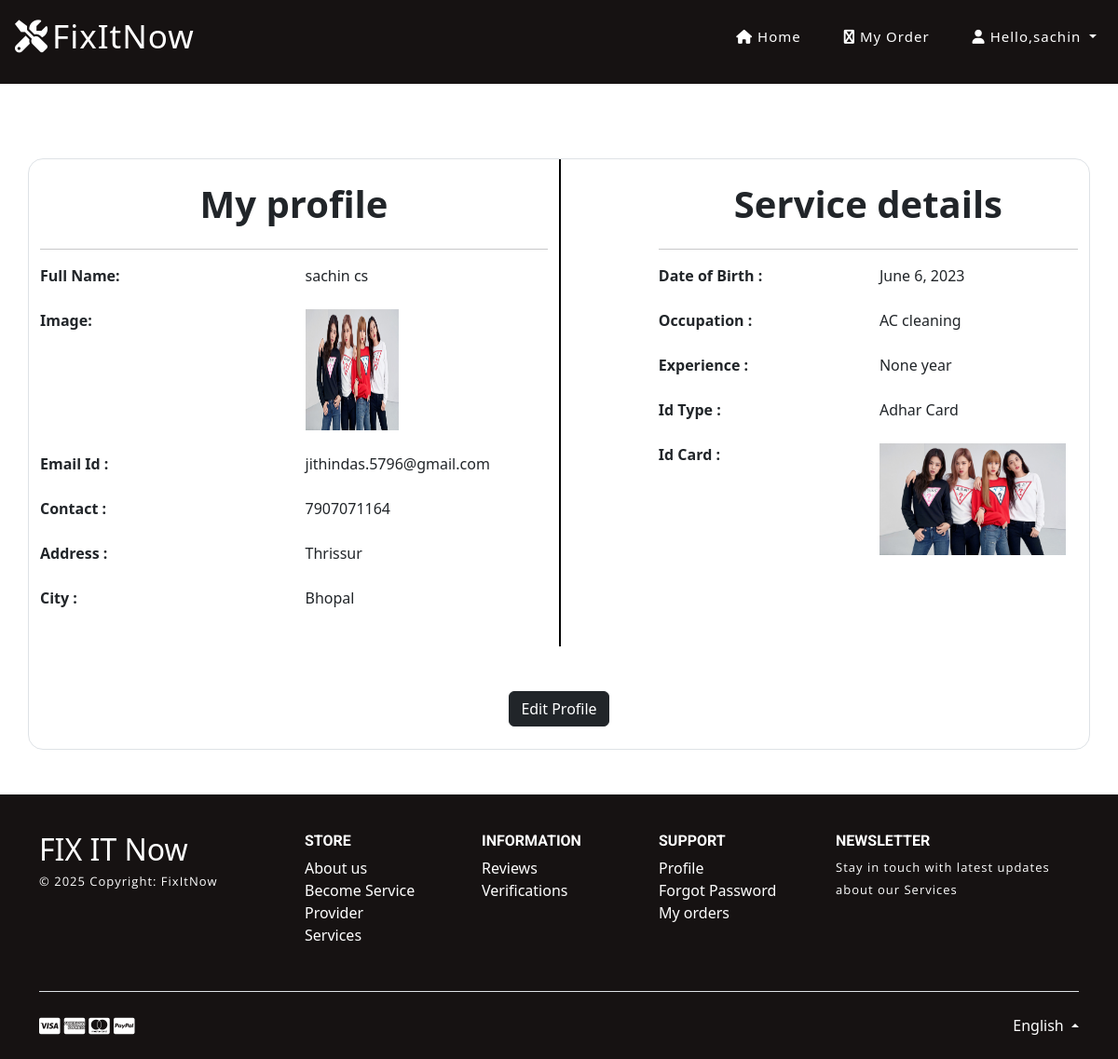
The app's page /service_profile (signed in) with its own data.
### home_service/models.py (models this page shows, shortened)
class Service_Man(models.Model):
    status = models.ForeignKey(Status, on_delete=models.CASCADE, null=True)
    city = models.ForeignKey(City, on_delete=models.CASCADE, null=True)
    user = models.ForeignKey(User, on_delete=models.CASCADE, null=True)
    contact = models.CharField(max_length=100, null=True)
    address = models.CharField(max_length=100, null=True)
    doj = models.DateField(null=True)
    dob = models.DateField(null=True)
    id_type = models.CharField(max_length=100, null=True)
    service_name = models.CharField(max_length=100, null=True)
    experience = models.CharField(max_length=100, null=True)
    id_card = models.FileField(null=True)
    image = models.FileField(null=True)
    price=models.IntegerField(default=500)

class City(models.Model):
    city = models.CharField(max_length=30, null=True)
    def __str__(self):
        return self.city

### home_service/views.py (the view)
# urls.py: path('service_profile',service_profile,name="service_profile"),
def service_profile(request):
    user = User.objects.get(id=request.user.id)
    error = ""
    try:
        sign = Customer.objects.get(user=user)
        error = "pat"
    except:
        sign = Service_Man.objects.get(user=user)
    terror = False
    d = {'pro':sign,'error':error}
    return render(request,'service_profile.html',d)

### home_service/templates/service_profile.html (shortened to what this page needs)
{% extends 'index.html' %}
{% load static %}
{% block body %}
	<div class="w3l_banner_info" style="height:10px">
		<div class="slider1">
			<div class="callbacks_container">
				<ul class="rslides" id="slider3">
					<li>
						<div class="slider1-img" style="height:90px">
							<div class="slider_banner_info">
							</div>
						</div>
					</li>
				</ul>
			</div>
		</div>
	</div>
</header>
<div class="container border mb-5" style="margin-top: 10em; border-radius: 1em;">
    <div class="row mb-5 " style="border-radius: 1em;">
        <div class="col-md-6 mb-3" style="border-radius: 1em;">
            <div class="text-center my-4">
                <span class="h1" style="font-weight: bold;">My profile</span>
            </div>
            <hr>
            <div class="row mb-4">
                <div class="col-md-6 div2">
                    <strong>Full Name:</strong>
                </div>
                <div class="col-md-6 div1">
                    {{pro.user.first_name}} {{pro.user.last_name}}
                </div>
            </div>
            <div class="row mb-4">
                <div class="col-md-6 div2">
                    <strong>Image:</strong>
                </div>
                {% if pro.service_name %}
                <div class="col-md-6">
                    <img src="{{pro.image.url}}" style="width:100px;height:130px"></img>
                </div></div>
                {% else %}
                <div class="col-md-6">
                    not available
                    <img src="" style="width:100px;height:130px"></img>
                </div>
            </div>
                {% endif %}
            <div class="row mb-4">
                <div class="col-md-6 div2">
                    <strong>Email Id :</strong>
                </div>
                <div class="col-md-6 div1">
                    {{pro.user.email}}
                </div>
            </div>
            <div class="row mb-4">
                <div class="col-md-6 div2">
                    <strong>Contact :</strong>
                </div>
                <div class="col-md-6 div1">
                    {{pro.contact}}
                </div>
            </div>
            <div class="row mb-4">
                <div class="col-md-6 div2">
                    <strong>Address :</strong>
                </div>
                <div class="col-md-6 div1">
                    {{pro.address}}
                </div>
            </div>
            <div class="row mb-4">
                <div class="col-md-6 div2">
                    <strong>City :</strong>
                </div>
                <div class="col-md-6 div1">
                    {{pro.city}}
                </div>
            </div>
        </div>
        <div class="col-md-1 text-secondary" style="border-left: 2px solid black; height: auto;"></div>
        <div class="col-md-5 mb-3 ">
            <div class="text-center my-4">
                <span class="h1 text-dark" style="font-weight: bold;">Service details</span>
            </div>
            <hr>
            <div class="row mb-4">
                <div class="col-md-6 div2">
                    <strong>Date of Birth :</strong>
                </div>
                <div class="col-md-6 div1">
                    {{pro.dob}}
                </div>
            </div>
            <div class="row mb-4">
                <div class="col-md-6 div2">
                    <strong>Occupation :</strong>
                </div>
                <div class="col-md-6 div1">
                    {{pro.service_name}}
                </div>
            </div>
            <div class="row mb-4 mb-4">
                <div class="col-md-6 div2">
                    <strong>Experience :</strong>
                </div>
                <div class="col-md-6 div1">
                    {{pro.experience}} year
                </div>
            </div>
            <div class="row mb-4">
                <div class="col-md-6 div2">
                    <strong>Id Type :</strong>
                </div>
                <div class="col-md-6 div1">
                    {{pro.id_type}}
                </div>
            </div>
            <div class="row mb-4">
                <div class="col-md-6 div2">
                    <strong>Id Card :</strong>
                </div>
                {% if  pro.service_name %}
                <div class="col-md-6 div1">
                    <img src="{{pro.id_card.url}}" style="width:200px;height:120px">
                </div>
                {% else %}
                <div class="col-md-6 div1">
                    not available
                    <img src="" style="width:200px;height:120px">
                </div>
                {% endif %}
            </div>
        </div>
    </div>
    <div class="text-center mb-4">
        <a href="{% url 'edit_service_profile' %}">
            <button class="btn btn-dark">Edit Profile</button>
        </a>
    </div>
</div>
{% endblock %}

### home_service/templates/index.html (shortened to what this page needs)
<!DOCTYPE html>
{% load static %}
<html>
<head>
<link href="{% static 'css/bootstrap.min.css' %}" rel="stylesheet" type="text/css" media="all">
<link href="{% static 'css/fontawesome-all.min.css' %}" rel="stylesheet" type="text/css" media="all">
<link href="{% static 'css/easy-responsive-tabs.css' %}" rel='stylesheet' type='text/css'/>
<link rel="stylesheet" href="{% static 'css/flexslider.css' %}" type="text/css" media="all">
<link rel="stylesheet" type="text/css" href="{% static 'css/style_common.css' %}" />
<link rel="stylesheet" type="text/css" href="{% static 'css/style1.css' %}" />
<link href="{% static 'css/style.css' %}" rel="stylesheet" type="text/css" media="all"/>
<link rel="stylesheet" href="https://cdnjs.cloudflare.com/ajax/libs/font-awesome/4.7.0/css/font-awesome.min.css">
<link rel="stylesheet" href="https://cdnjs.cloudflare.com/ajax/libs/font-awesome/6.0.0/css/all.min.css">
<link href="https://cdn.jsdelivr.net/npm/bootstrap@5.3.5/dist/css/bootstrap.min.css" rel="stylesheet">
</head>
<body>
<header>
	<nav class="navbar navbar-expand-lg navbar-light">
      <a class="navbar-brand ms-3" href="{% url 'home' %}" style="font-size: 35px;">
        <i class="fas fa-tools mr-1" aria-hidden="true" style="font-size: 35px;"></i>FixItNow
      </a>
      <div class="collapse navbar-collapse" id="navbarSupportedContent">
        <ul class="navbar-nav ml-auto">
          {% if request.user.is_staff %}
            <li class="nav-item dropdown">
              <a class="nav-link dropdown-toggle" href="#" id="navbarDropdown"  role="button" data-toggle="dropdown" aria-haspopup="true" aria-expanded="false">
                <i class="fa fa-user"></i> Hello,{{request.user.username}}
              </a>
              <div class="dropdown-menu" aria-labelledby="navbarDropdown">
                <a class="dropdown-item" href="{% url 'profile' %}">Profile</a>
                <a class="dropdown-item" href="{% url 'logout' %}">Logout</a>
              </div>
            </li>
          {% else %}
          {% if request.user.username %}
            {% if error == "pat" %}
            <!-- <form class="d-flex" role="search" method="GET" action="{% url 'customer_service_cat_search' %}">
              <input class="form-control me-2" name="category" type="search" placeholder="Search Category" aria-label="Search">
              <button class="btn btn-dark" type="submit">Search</button>
            </form> -->
            <div class="form-check form-check-inline d-flex justify-contant-center align-center">
              <input class="form-check-input" type="radio" name="search_type" id="search_category" value="category" checked>
              <label class="form-check-label text-white" for="search_category">Category</label>
            </div>
            <div class="form-check form-check-inline d-flex justify-contant-center align-center">
              <input class="form-check-input" type="radio" name="search_type" id="search_city" value="city">
              <label class="form-check-label text-white" for="search_city">City</label>
            </div>
            {% comment %} <form class="d-flex" role="search" method="GET" action="{% url 'customer_service_cat_search' %}">
              <div id="category_search_box">
                <input class="form-control mt-3" name="category" type="search" placeholder="Search Category" aria-label="Search">
              </div>
              <button class="btn btn-dark my-3" type="submit">Search</button>
            </form>
            <form class="d-flex" role="search" method="GET" action="{% url 'customer_service_city_search' %}">
              <div id="city_search_box">
                <input class="form-control mt-3" name="city" type="search" placeholder="Search City" aria-label="Search">
              </div>
              <button class="btn btn-dark my-3" type="submit">Search</button>
            </form>             {% endcomment %}
            <form class="d-flex search-form me-1" role="search" method="GET" action="{% url 'customer_service_cat_search' %}">
              <div id="category_search_box">
                <input class="form-control" name="category" type="search" placeholder="Search Category" aria-label="Search">
              </div>
              <button class="btn btn-dark" type="submit">Search</button>
            </form>
            <form class="d-flex search-form" role="search" method="GET" action="{% url 'customer_service_city_search' %}">
              <div id="city_search_box">
                <input class="form-control" name="city" type="search" placeholder="Search City" aria-label="Search">
              </div>
              <button class="btn btn-dark" type="submit">Search</button>
            </form>
              <li class="nav-item ">
                <a class="nav-link" href="{% url 'user_home' %}">
                <i class="fa fa-home"></i> Home</a>
              </li>
              <li class="nav-item ">
                <a class="nav-link" href="{% url 'service' %}">
                <i class="fa fa-car"></i> Service</a>
              </li>
              <li class="nav-item ">
                <a class="nav-link" href="{% url 'customer_order' %}">
                <i class="fa fa-file"></i> My Booking</a>
              </li>
              <li class="nav-item dropdown">
                <a class="nav-link dropdown-toggle" href="#" id="navbarDropdown"  role="button" data-toggle="dropdown" aria-haspopup="true" aria-expanded="false">
                  <i class="fa fa-user"></i> Hello,{{request.user.username}}
                </a>
                <div class="dropdown-menu" aria-labelledby="navbarDropdown">
                  <a class="dropdown-item" href="{% url 'profile' %}">Profile</a>
                  <a class="dropdown-item" href="{% url 'logout' %}">Logout</a>
                </div>
              </li>
            {% else %}
            <li class="nav-item ">
              <a class="nav-link" href="{% url 'service_home' %}">
              <i class="fa fa-home"></i> Home</a>
            </li>
            <li class="nav-item ">
              <a class="nav-link" href="{% url 'service_order' %}">
              <i class="fa fa-first-order"></i> My Order </a>
            </li>
            <li class="nav-item dropdown">
              <a class="nav-link dropdown-toggle" href="#" id="navbarDropdown"  role="button" data-toggle="dropdown" aria-haspopup="true" aria-expanded="false">
              <i class="fa fa-user"></i> Hello,{{request.user.username}}
              </a>
            </li>
          {% endif %}
          {% endif %}
            {% endif %}
        </ul>
      </div>
  </nav>
    {% block body %}
    {% endblock %}
      <footer class="text-lg-start text-white text-muted mt-auto mb-0" style="background-color:rgb(22, 18, 18);">
        <section class="">
          <div class="container text-white text-md-start pt-4 pb-4">
            <div class="row mt-3">
              <div class="col-12 col-lg-3 col-sm-12 mb-2">
                <a href="" target="_blank" class=" h2">
                  FIX IT Now
                </a>
                <p class="mt-1 text-white">
                  © 2025 Copyright: FixItNow
                </p>
              </div>
              <div class="col-6 col-sm-4 col-lg-2">
                <h6 class="text-uppercase text-white fw-bold mb-2">
                  Store
                </h6>
                <ul class="list-unstyled mb-4 text-white">
                  <li><a class="text-white" href="#">About us</a></li>
                  <li><a class="text-white" href="#">Become Service Provider</a></li>
                  <li><a class="text-white" href="#">Services</a></li>
                </ul>
              </div>
              <div class="col-6 col-sm-4 col-lg-2">
                <h6 class="text-uppercase text-white fw-bold mb-2">
                  Information
                </h6>
                <ul class="list-unstyled mb-4">
                  <li><a class="text-white" href="#">Reviews</a></li>
                  <li><a class="text-white" href="#">Verifications</a></li>
                </ul>
              </div>
              <div class="col-6 col-sm-4 col-lg-2">
                <h6 class="text-uppercase text-white fw-bold mb-2">
                  Support
                </h6>
                <ul class="list-unstyled mb-4">
                  <li><a class="text-white" href="#">Profile</a></li>
                  <li><a class="text-white" href="#">Forgot Password</a></li>
                  <li><a class="text-white" href="#">My orders</a></li>
                </ul>
              </div>
              <div class="col-12 col-sm-12 col-lg-3">
                <h6 class="text-uppercase text-white fw-bold mb-2">Newsletter</h6>
                <p class="text-white">Stay in touch with latest updates about our Services</p>
              </div>
            </div>
          </div>
        </section>
        <div class="">
          <div class="container">
            <div class="d-flex justify-content-between py-4 border-top">
              <div>
                <i class="fab fa-lg fa-cc-visa text-white"></i>
                <i class="fab fa-lg fa-cc-amex text-white"></i>
                <i class="fab fa-lg fa-cc-mastercard text-white"></i>
                <i class="fab fa-lg fa-cc-paypal text-white"></i>
              </div>
              <div class="dropdown dropup">
                <a class="dropdown-toggle text-white" href="#" id="Dropdown" role="button" data-mdb-toggle="dropdown" aria-expanded="false"> English </a>
              </div>
            </div>
          </div>
        </div>
      </footer>
</body>
</html>

### records on screen
Service_Man: user.first_name "sachin", user.last_name "cs", image (picture), user.email "jithindas.5796@gmail.com", contact "7907071164", address "Thrissur", city "Bhopal", dob "June 6, 2023", service_name "AC cleaning", experience "None", id_type "Adhar Card", id_card (picture)

### other values on screen
{{ request.user.username }} "sachin"
